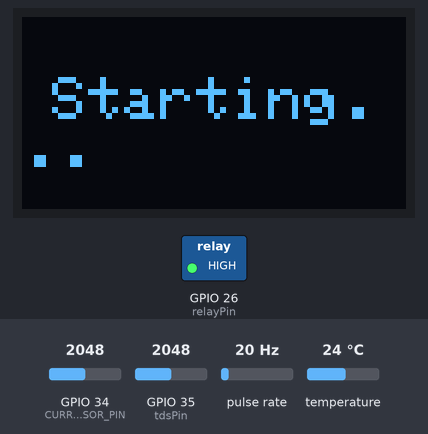
Bench run of a program on a simulated ESP32. Shown: 128×64 one-colour display, switched loads named in the program (green lamp = pin HIGH). Wiring (inferred from the names in the program): pulse sensor: data GPIO 14. The inputs (shaded band) are chosen by the test bench; at power-on: temperature 24 °C, GPIO 35 (tdsPin) = 2048, GPIO 34 (CURRENT_SENSOR_PIN) = 2048, pulse rate 20 Hz (analog values on the 0–4095 scale). The OLED is the two-colour kind (top 16 rows yellow); WiFi joins after 1.5 s; servers stay silent unless stated; uploads are accepted with an empty reply; what the program prints to the serial monitor is not drawn.

Above: at 2.7 s.
2.8 s: temperature set to 12 °C
At 4.6 s:
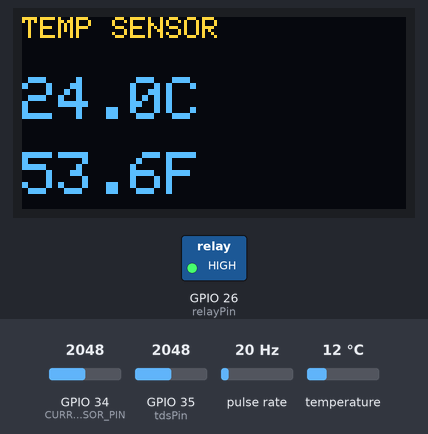
14.4 s: GPIO 35 (tdsPin) set to 2866
At 22.0 s:
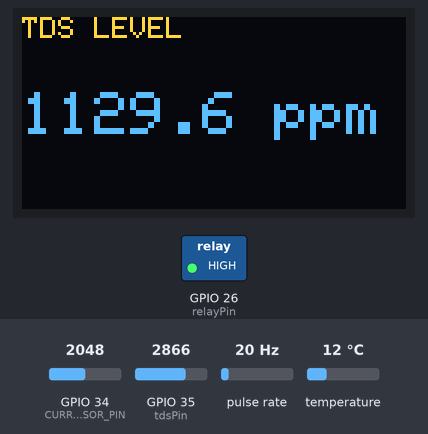
28.0 s: temperature set to 19 °C
At 35.6 s:
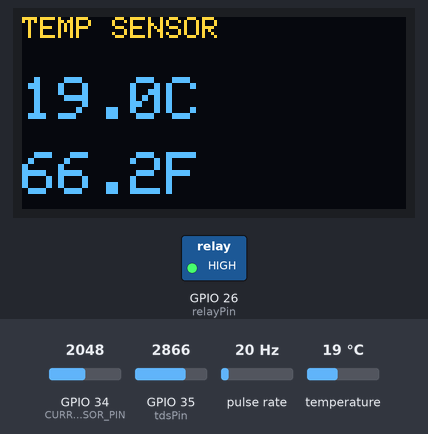
37.8 s: GPIO 35 (tdsPin) set to 3972
At 45.0 s:
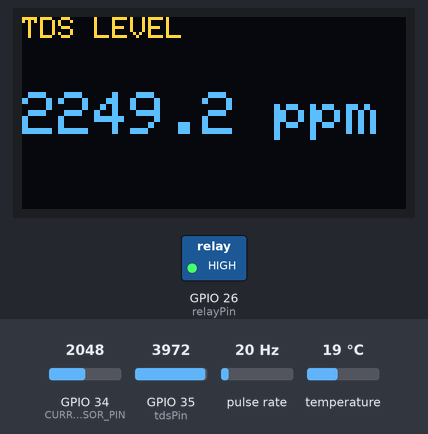
51.4 s: temperature set to 28 °C
At 58.6 s:
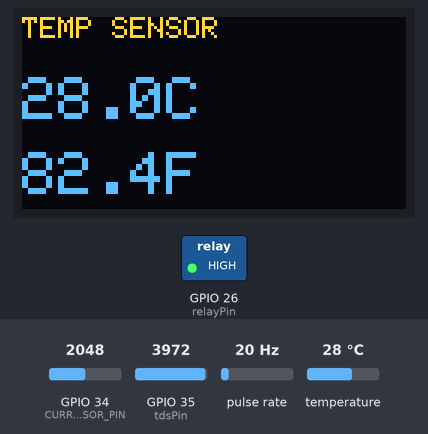
61.2 s: GPIO 35 (tdsPin) set to 1228
At 67.9 s:
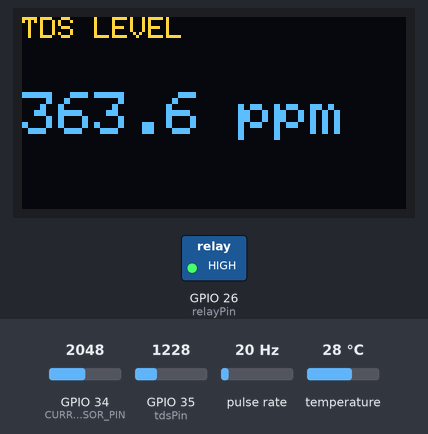
Timing chart, 0 to 69.4 s (numbered marks = the images above; inputs shaded):
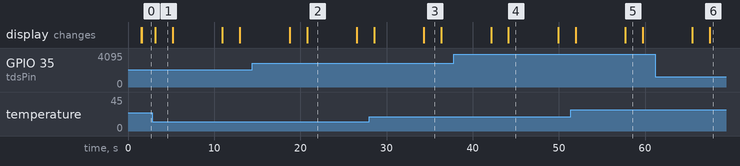

The program:

main.cpp
```cpp
#include <Arduino.h>
#include <HTTPClient.h>

#include "wifi_helper.h"
#include "DSHelper.h"
#include "tds_helper.h"
#include "flow_helper.h"
#include "float_helper.h"
#include "display_helper.h"
#include "current_helper.h"


const char* ssid = "PRATHAM";
const char* password = "pratham99";

const int relayPin = 26;


String serverURL = "https://major-project-backend.envisionsit.com/temp";

String waterlevelMessage = "";

int relayState = HIGH;

void setup() {
  Serial.begin(115200);
  pinMode(relayPin,OUTPUT);

  digitalWrite(relayPin,relayState);

  connectWiFi(ssid, password);
  initSensor();
  initTDS();
  initFlowSensor(14);
  initFloatSwitch(5);
  initDisplay();
  showStartingScreen();
  initCurrentSensor();
}

void loop() {
  float tempC = readTemperatureC();
  float tempF = readTemperatureF();

  Serial.print("Temperature: ");
  Serial.print(tempC);
  Serial.println(" °C");


  Serial.print("Temperature: ");
  Serial.print(tempF);
  Serial.println(" °F");

  float tdsValue = readTDS();
  Serial.print("TDS Value: ");
  Serial.print(tdsValue);
  Serial.println(" ppm");

  float flowRate = getFlowRate();
  float total = getTotalLiters();

  Serial.print("Flow Rate: "); Serial.print(flowRate); Serial.print(" L/min   |   Total: ");
  Serial.print(total); Serial.println(" L");

  if (isWaterLevelHigh()) {
    Serial.println("🚰 Water level reached (Float Switch CLOSED)");
    relayState=HIGH;
    waterlevelMessage = "HIGH";
  } else {
    Serial.println("⬇️ Water level low (Float Switch OPEN)");
    relayState=LOW;
    waterlevelMessage = "LOW";
  }

  digitalWrite(relayPin,relayState);

    float currentA = readCurrent();
     Serial.print("Current: ");
  Serial.print(currentA, 3);
  Serial.println(" A");

  Serial.println("--------------------------");

  showTemperature(tempC, tempF);
  delay(2000);

  showTDS(tdsValue);
  delay(2000);

  // SEND DATA
  if (isWiFiConnected()) {
    HTTPClient http;

    String url = serverURL + "?tempC=" + String(tempC)
                 + "&tempF=" + String(tempF)
                 + "&tds=" + String(tdsValue)
                 + "&flowRate=" + String(flowRate)
                 + "&totalLiters=" + String(total)
                 + "&waterlevel=" + waterlevelMessage
                 + "&currentA=" + String(currentA);

    http.begin(url);
    int code = http.GET();

    Serial.print("HTTP Response Code: ");
    Serial.println(code);

    if (code > 0)
      Serial.println(http.getString());

    http.end();
  } else {
    Serial.println("⚠ WiFi Not Connected!");
  }

  delay(2000);
}
```

DSHelper.cpp
```cpp
#include "DSHelper.h"
#include <Arduino.h>

const int oneWireBus = 4;

OneWire oneWire(oneWireBus);
DallasTemperature sensors(&oneWire);

void initSensor() {
  sensors.begin();
}

float readTemperatureC() {
  sensors.requestTemperatures();
  return sensors.getTempCByIndex(0);
}

float readTemperatureF() {
  sensors.requestTemperatures();
  return sensors.getTempFByIndex(0);
}
```

DSHelper.h
```cpp
#ifndef DSHELPER
#define DSHELPER

#include <OneWire.h>
#include <DallasTemperature.h>

void initSensor();
float readTemperatureC();
float readTemperatureF();

#endif


// | DS18B20 Pin | Connect To     |
// | ----------- | -------------- |
// | GND         | GND            |
// | VCC         | 3.3V or 5V     |
// | DATA        | GPIO 4         |
// | DATA → VCC  | 4.7kΩ Resistor |
```

current_helper.h
```cpp
#ifndef CURRENT_HELPER_H
#define CURRENT_HELPER_H

#include <Arduino.h>

// ---- CONFIG ----
static const int CURRENT_SENSOR_PIN = 34;       // ESP32 ADC pin
static const float ACS712_ZERO_OFFSET = 2.5;    // Middle point voltage
static const float ACS712_SENSITIVITY = 0.185;  // For ACS712 5A model (185mV/A)
static const float ADC_VOLTAGE = 3.3;           // ESP32 ADC reference
static const int ADC_RESOLUTION = 4095;         // 12-bit ADC

// ---- INITIALIZATION ----
void initCurrentSensor() {
  pinMode(CURRENT_SENSOR_PIN, INPUT);
}

// ---- READ CURRENT ----
float readCurrent() {
  int raw = analogRead(CURRENT_SENSOR_PIN);

  float voltage = (raw / (float)ADC_RESOLUTION) * ADC_VOLTAGE;

  float current = (voltage - ACS712_ZERO_OFFSET) / ACS712_SENSITIVITY;

  return current; // in Amperes (A)
}

#endif


// | ACS712 Pin | ESP32             |
// | ---------- | ----------------- |
// | VCC        | 5V                |
// | GND        | GND               |
// | OUT        | GPIO 34 (ADC pin) |
```

display_helper.cpp
```cpp
#include "display_helper.h"
#include <Adafruit_GFX.h>
#include <Adafruit_SSD1306.h>

#define SCREEN_WIDTH 128
#define SCREEN_HEIGHT 64

#define OLED_MOSI 23
#define OLED_CLK 18
#define OLED_DC 14
#define OLED_CS 5
#define OLED_RESET 13

Adafruit_SSD1306 display(SCREEN_WIDTH, SCREEN_HEIGHT,
                         OLED_MOSI, OLED_CLK, OLED_DC,
                         OLED_RESET, OLED_CS);

void initDisplay() {
  if (!display.begin(SSD1306_SWITCHCAPVCC)) {
    Serial.println("OLED init failed!");
    while (1);
  }
  display.clearDisplay();
  display.display();
}

void showStartingScreen() {
  display.clearDisplay();
  display.setTextSize(2);
  display.setTextColor(SSD1306_WHITE);
  display.setCursor(10, 20);
  display.println("Starting...");
  display.display();
}

// ---------------------------------------------------------
// Show Temperature
// ---------------------------------------------------------
void showTemperature(float tempC, float tempF) {
  display.clearDisplay();
  display.setCursor(0, 0);
  display.setTextSize(1);
  display.println("TEMP SENSOR");

  display.setTextSize(2);
  display.setCursor(0, 20);
  display.print(tempC, 1); display.print("C");

  display.setCursor(0, 45);
  display.print(tempF, 1); display.print("F");

  display.display();
}

// ---------------------------------------------------------
// Show TDS
// ---------------------------------------------------------
void showTDS(float tdsValue) {
  display.clearDisplay();
  display.setCursor(0, 0);
  display.setTextSize(1);
  display.println("TDS LEVEL");

  display.setTextSize(2);
  display.setCursor(0, 25);
  display.print(tdsValue, 1);
  display.println(" ppm");

  display.display();
}

// ---------------------------------------------------------
// Show Flow Rate
// ---------------------------------------------------------
void showFlow(float flow, float total) {
  display.clearDisplay();
  display.setCursor(0, 0);
  display.setTextSize(1);
  display.println("FLOW SENSOR");

  display.setTextSize(2);
  display.setCursor(0, 20);
  display.print(flow, 1);
  display.println(" L/m");

  display.setTextSize(1);
  display.setCursor(0, 50);
  display.print("Total: ");
  display.print(total, 1);
  display.print(" L");

  display.display();
}

// ---------------------------------------------------------
// Show Water Level
// ---------------------------------------------------------
void showWaterLevel(String status) {
  display.clearDisplay();

  display.setTextSize(2);
  display.setCursor(10, 25);
  display.print("LEVEL: ");
  display.println(status);

  display.display();
}
```

display_helper.h
```cpp
#ifndef DISPLAY_HELPER_H
#define DISPLAY_HELPER_H

#include <Arduino.h>
#include <Adafruit_GFX.h>
#include <Adafruit_SSD1306.h>

#define SCREEN_WIDTH 128
#define SCREEN_HEIGHT 64

// Function declarations
void initDisplay();
void showStartingScreen();
void showTDS(float tdsValue);
void showMessage(String msg);
void showTemperature(float tempC, float tempF);
void showFlow(float flowRate, float totalLiters);
void showWaterLevel(String levelMessage);

#endif


// | OLED Pin            | Connect To ESP32 Pin | Code Reference  |
// | ------------------- | -------------------- | --------------- |
// | **VCC**             | 3.3V                 | Power           |
// | **GND**             | GND                  | Ground          |
// | **D0 / SCK / CLK**  | **GPIO 18**          | `OLED_CLK 18`   |
// | **D1 / MOSI / SDA** | **GPIO 23**          | `OLED_MOSI 23`  |
// | **DC**              | **GPIO 14**          | `OLED_DC 14`    |
// | **CS**              | **GPIO 5**           | `OLED_CS 5`     |
// | **RES / RST**       | **GPIO 13**          | `OLED_RESET 13` |
```

float_helper.cpp
```cpp
#include "float_helper.h"
#include <Arduino.h>

static int floatPin = 5;

// Initialize float switch pin
void initFloatSwitch(int pin) {
  floatPin = pin;
  pinMode(floatPin, INPUT_PULLUP);
  Serial.println("Float Switch Initialized...");
}

// Returns true if float is UP (water level reached)
bool isWaterLevelHigh() {
  return digitalRead(floatPin) == HIGH; // HIGH = float down → water low, LOW = float up
}

// Returns true if float is DOWN (water level low)
bool isWaterLevelLow() {
  return digitalRead(floatPin) == LOW; // LOW = float up → water high
}
```

float_helper.h
```cpp
#ifndef FLOAT_HELPER_H
#define FLOAT_HELPER_H

void initFloatSwitch(int pin);
bool isWaterLevelHigh();  // Returns true if float is UP (water level reached)
bool isWaterLevelLow();   // Returns true if float is DOWN (water level low)

#endif
```

flow_helper.cpp
```cpp
#include "flow_helper.h"
#include <Arduino.h>

// --- Internal variables ---
static volatile unsigned long pulseCount = 0;
static unsigned long oldTime = 0;
static float totalLiters = 0;
static int sensorPin = 14; // default

// Interrupt function
void IRAM_ATTR pulseCounter() {
  pulseCount++;
}

// Initialize the flow sensor
void initFlowSensor(int pin) {
  sensorPin = pin;
  pulseCount = 0;
  totalLiters = 0;
  oldTime = millis();

  pinMode(sensorPin, INPUT_PULLUP);
  attachInterrupt(digitalPinToInterrupt(sensorPin), pulseCounter, RISING);

  Serial.println("Water Flow Sensor Initialized...");
}

// Call this every loop; returns current flow rate in L/min
float getFlowRate() {
  float flowRate = 0;

  if (millis() - oldTime > 1000) { // every 1 sec
    detachInterrupt(digitalPinToInterrupt(sensorPin));

    float frequency = pulseCount;        // pulses per second
    flowRate = frequency / 7.5;          // L/min (depends on sensor K-factor)

    float litersPerSecond = flowRate / 60.0;
    totalLiters += litersPerSecond;

    pulseCount = 0;
    oldTime = millis();

    attachInterrupt(digitalPinToInterrupt(sensorPin), pulseCounter, RISING);
  }

  return flowRate;
}

// Returns cumulative liters since start
float getTotalLiters() {
  return totalLiters;
}
```

flow_helper.h
```cpp
#ifndef FLOW_HELPER_H
#define FLOW_HELPER_H

void initFlowSensor(int pin);
float getFlowRate();       // L/min
float getTotalLiters();    // cumulative L

#endif


// | Flow Sensor Wire | ESP32 Pin        | Notes                                             |
// | ---------------- | ---------------- | ------------------------------------------------- |
// | Red (VCC)        | 3.3V or 5V       | Check sensor voltage rating (YF-S201 supports 5V) |
// | Black (GND)      | GND              | Common ground with ESP32                          |
// | Yellow (Signal)  | GPIO14 (example) | Attach interrupt-capable pin                      |
```

tds_helper.cpp
```cpp
#include "tds_helper.h"
#include <Arduino.h>

// ---- TDS Sensor Pin ----
const int tdsPin = 35; // Connect TDS analog output to GPIO 35 (ADC1)

// Calibration / conversion factor
const float VREF = 3.3;       // ESP32 ADC reference voltage
const float ADC_RESOLUTION = 4095.0; // 12-bit ADC

void initTDS() {
  analogReadResolution(12); // 12-bit ADC
  pinMode(tdsPin, INPUT);
}

// Read TDS value in ppm
float readTDS() {
  int analogValue = analogRead(tdsPin);
  float voltage = analogValue * (VREF / ADC_RESOLUTION);

  // Convert voltage to TDS (ppm)
  // Formula depends on your sensor; typical:
  // TDS(ppm) = (133.42 * V^3 - 255.86 * V^2 + 857.39 * V) * 0.5
  float tdsValue = (133.42 * voltage * voltage * voltage
                    - 255.86 * voltage * voltage
                    + 857.39 * voltage) * 0.5;

  return tdsValue;
}
```

tds_helper.h
```cpp
#ifndef TDS_HELPER_H
#define TDS_HELPER_H

void initTDS();
float readTDS();

#endif


// | TDS Sensor Pin | ESP32 Pin     | Notes                        |
// | -------------- | ------------- | ---------------------------- |
// | VCC            | 3.3V or 5V    | Check your sensor spec       |
// | GND            | GND           | Common ground                |
// | SIG / Analog   | GPIO 34 (ADC) | Any analog-capable pin       |
// | (Optional) D0  | Digital GPIO  | Not used if only analog read |
```

wifi_helper.cpp
```cpp
#include "wifi_helper.h"
#include <Arduino.h>

void connectWiFi(const char* ssid, const char* password) {
  Serial.println("Connecting to WiFi...");
  WiFi.begin(ssid, password);

  while (WiFi.status() != WL_CONNECTED) {
    delay(500);
    Serial.print(".");
  }

  Serial.println("\nWiFi connected!");
  Serial.print("IP Address: ");
  Serial.println(WiFi.localIP());
}

bool isWiFiConnected() {
  return WiFi.status() == WL_CONNECTED;
}
```

wifi_helper.h
```cpp
#ifndef WIFI_HELPER_H
#define WIFI_HELPER_H

#include <WiFi.h>

void connectWiFi(const char* ssid, const char* password);
bool isWiFiConnected();

#endif
```

Measured:
- after the input at 14.4 s, the display: first differs from a run without the input after 6.4 s (image 2)
- after the input at 28.0 s, the display: first differs from a run without the input after 6.3 s (image 3)
- after the input at 37.8 s, the display: first differs from a run without the input after 6.4 s (image 4)
- after the input at 51.4 s, the display: first differs from a run without the input after 6.3 s (image 5)
- after the input at 61.2 s, the display: first differs from a run without the input after 6.3 s (image 6)
- what the display in image 1 shows lasts 2.0 s, from 3.2 s to 5.2 s
- what the display in image 2 shows lasts 5.7 s, from 20.8 s to 26.5 s
